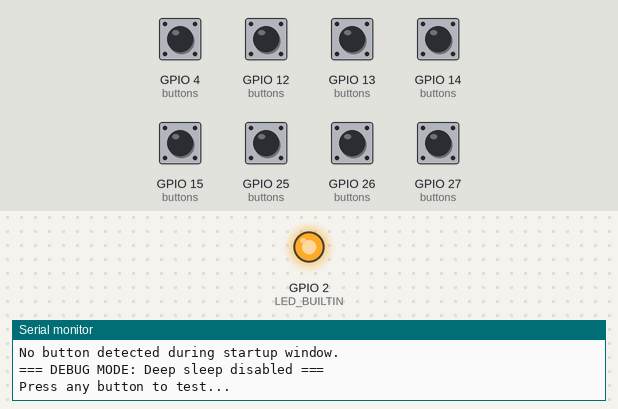
Simulated run of this sketch. Board: ESP32. On the bench: output pins drawn as LEDs (lit = HIGH), the last lines printed to the serial monitor. Dashed ring = blinking. The inputs (shaded band) are chosen by the test bench; at power-on: GPIO 4 (buttons), GPIO 12 (buttons), GPIO 13 (buttons), GPIO 14 (buttons), GPIO 15 (buttons), GPIO 25 (buttons), GPIO 26 (buttons), GPIO 27 (buttons) HIGH.

Above: at 13.5 s.
13.6 s: GPIO 12 (buttons) pulled LOW for 0.15 s
At 14.6 s:
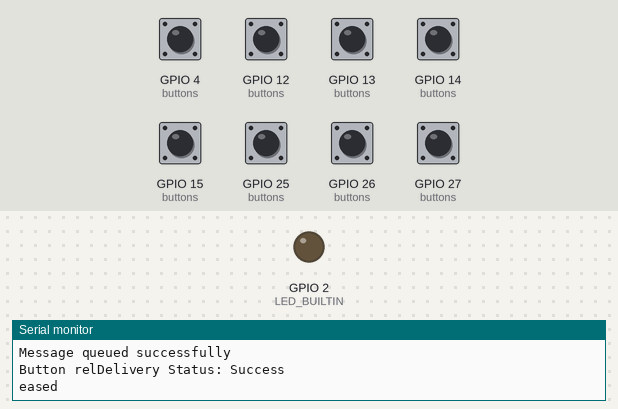
15.9 s: GPIO 4 (buttons) pulled LOW for 0.15 s
At 17.0 s:
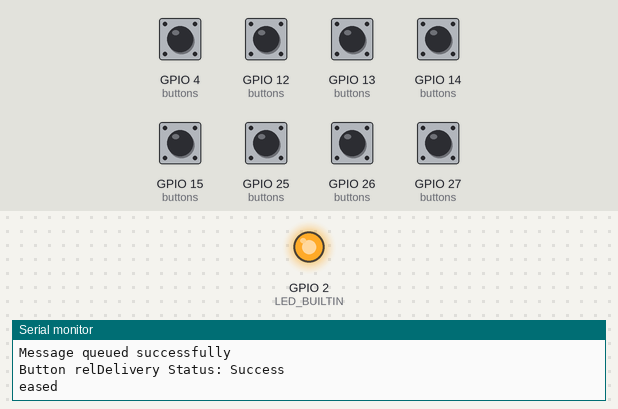
18.0 s: GPIO 13 (buttons) pulled LOW for 1 s
At 19.5 s:
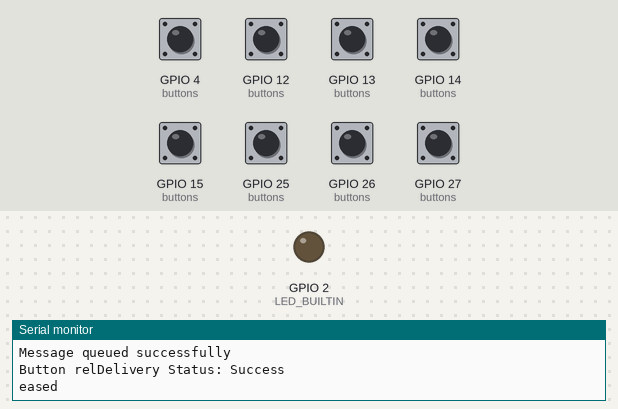
20.5 s: GPIO 25 (buttons) pulled LOW for 0.15 s
At 21.21 s:
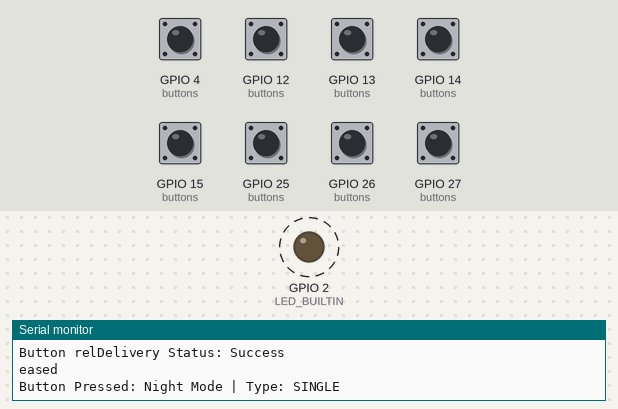
25.3 s: GPIO 25 (buttons) pulled LOW for 1 s
At 27.1 s:
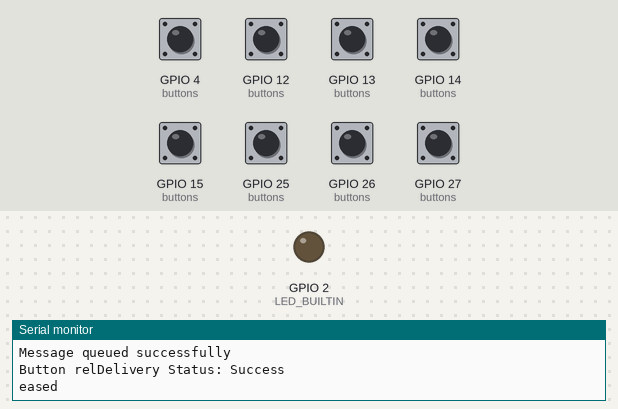
Timing chart, 0 to 28.6 s (numbered marks = the images above; inputs shaded):
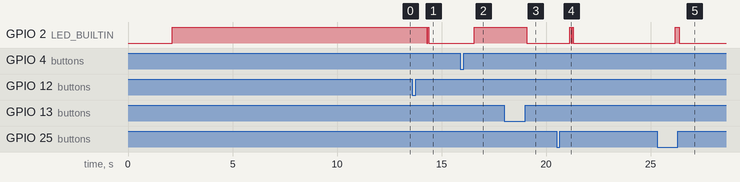

The sketch:

esp32_multibutton.ino
```cpp
#include <WiFi.h>
#include <esp_now.h>
#include <esp_wifi.h>
#include <Arduino.h>

#define MAX_RETRIES 25
#define DEBUG_MODE true    // Set to false to enable deep sleep

// Multi-press timing
const unsigned long MULTI_DEBOUNCE_MS   = 30;
const unsigned long MULTI_DOUBLE_MS     = 400;
const unsigned long MULTI_LONG_PRESS_MS = 800;

// Modify with the WLED wifi channel
#define CHANNEL 1

// Button pin definitions for DOIT ESP32 DEVKIT V1
// IMPORTANT: Only RTC GPIO pins can wake from deep sleep!
// RTC GPIO pins: 0, 2, 4, 12, 13, 14, 15, 25, 26, 27, 32, 33
#define BTN_ON_OFF    4   // GPIO4  - ON/OFF toggle
#define BTN_ACTION1   15  // GPIO15 - Action 1 (was Preset 1 / Blue)
#define BTN_ACTION2   13  // GPIO13 - Action 2 (was Preset 2 / Green)
#define BTN_ACTION3   12  // GPIO12 - Action 3 (was Preset 3 / Yellow)
#define BTN_ACTION4   14  // GPIO14 - Action 4 (was Preset 4 / Red)
#define BTN_ACTION5   27  // GPIO27 - Action 5 (was Bright Up / White)
#define BTN_ACTION6   26  // GPIO26 - Action 6 (was Bright Down / Black)
#define BTN_NIGHT     25  // GPIO25 - Night Mode

#define LED_BUILTIN 2     // Built-in LED on GPIO2 for DEVKIT V1

// Constants used by WLED from wled00/remote.cpp
#define ON 1
#define OFF 2
#define NIGHT 3
#define PRESET_ONE 16
#define PRESET_TWO 17
#define PRESET_THREE 18
#define PRESET_FOUR 19
#define PRESET_FIVE 20
#define PRESET_SIX 21
#define PRESET_SEVEN 22
#define PRESET_EIGHT 23
#define PRESET_NINE 24
#define PRESET_TEN 25
#define PRESET_ELEVEN 26
#define PRESET_TWELVE 27
#define PRESET_98 98
#define PRESET_99 99
#define BRIGHT_UP 9
#define BRIGHT_DOWN 8
#define NO_CMD 0xFF  // Sentinel for "no alternate command"

// Button configuration structure
struct ButtonConfig {
  uint8_t pin;
  uint8_t command;
  const char* name;
  bool needsState;  // true if button requires state tracking (like ON/OFF)
};

// Define all buttons and their primary WLED commands
ButtonConfig buttons[] = {
  {BTN_ON_OFF,    0,            "ON/OFF",       true},   // Command set dynamically based on state
  {BTN_ACTION1,   PRESET_ONE,   "Action 1",     false},  // e.g., Blue
  {BTN_ACTION2,   PRESET_TWO,   "Action 2",     false},  // e.g., Green
  {BTN_ACTION3,   PRESET_THREE, "Action 3",     false},  // e.g., Yellow
  {BTN_ACTION4,   PRESET_FOUR,  "Action 4",     false},  // e.g., Red
  {BTN_ACTION5,   PRESET_98,    "Action 5",     false},  // e.g., White
  {BTN_ACTION6,   PRESET_99,    "Action 6",     false},  // e.g., Black
  {BTN_NIGHT,     NIGHT,        "Night Mode",   false}
};

// Optional alternate commands for double / long presses (NO_CMD to disable)
uint8_t doubleCommands[] = {
  NO_CMD,     // ON/OFF double
  PRESET_FIVE,   // Action 1 double -> Preset 5
  PRESET_SIX,    // Action 2 double -> Preset 6
  PRESET_SEVEN,  // Action 3 double -> Preset 7
  PRESET_EIGHT,  // Action 4 double -> Preset 8
  NO_CMD,     // Action 5 double
  NO_CMD,     // Action 6 double
  NO_CMD      // Night Mode double
};

uint8_t longCommands[] = {
  NO_CMD,     // ON/OFF long
  NO_CMD,     // Action 1 long
  NO_CMD,     // Action 2 long
  NO_CMD,     // Action 3 long
  NO_CMD,     // Action 4 long
  NO_CMD,     // Action 5 long
  NO_CMD,     // Action 6 long
  NO_CMD      // Night Mode long
};

const int NUM_BUTTONS = sizeof(buttons) / sizeof(buttons[0]);

// State of the LED - stored in RTC memory to persist through deep sleep
RTC_DATA_ATTR bool is_lightOn = false;

// Sequence number - stored in RTC memory
RTC_DATA_ATTR uint32_t seq = 1;

// Store which button was pressed - stored in RTC memory
RTC_DATA_ATTR uint8_t lastButtonPressed = 255;

// Explicit peers for reliability (Stage-Left, Stage-Right). Update to match your WLED devices.
struct WLEDTarget {
  uint8_t mac[6];
  const char* name;
};

WLEDTarget targets[] = {
  {{0x30, 0xC6, 0xF7, 0x27, 0x58, 0x60}, "Stage-Left"},
  {{0x30, 0xC6, 0xF7, 0x1F, 0xD2, 0xD0}, "Stage-Right"}
};

const int NUM_TARGETS = sizeof(targets) / sizeof(targets[0]);

int retriesCount = 0;

esp_now_peer_info_t peerInfo;
uint8_t activeTargetMac[6] = {0};

// Multi-press tracking
enum PressType { PRESS_NONE, PRESS_SINGLE, PRESS_DOUBLE, PRESS_LONG };

struct ButtonState {
  bool lastReading = HIGH;
  bool stableState = HIGH;
  unsigned long lastDebounce = 0;
  unsigned long pressStart = 0;
  unsigned long lastRelease = 0;
  uint8_t clickCount = 0;
  bool longReported = false;
};

ButtonState buttonStates[NUM_BUTTONS];

struct PressEvent {
  int buttonIndex = -1;
  PressType type = PRESS_NONE;
};

// Message structure from wled00/remote.cpp
typedef struct message_structure {
  uint8_t program = 0x81;      // 0x91 for ON button, 0x81 for all others
  uint8_t seq[4];       // Incremental sequence number 32 bit unsigned integer LSB first
  uint8_t byte5 = 32;   // Unknown
  uint8_t button;       // Identifies which button is being pressed
  uint8_t byte8 = 1;    // Unknown, but always 0x01
  uint8_t byte9 = 100;  // Unknown, but always 0x64

  uint8_t byte10;  // Unknown, maybe checksum
  uint8_t byte11;  // Unknown, maybe checksum
  uint8_t byte12;  // Unknown, maybe checksum
  uint8_t byte13;  // Unknown, maybe checksum
} message_structure;

message_structure message;

// Forward declarations
struct PressEvent;
void handlePressEvent(const PressEvent &evt);
bool pollButtonEvent(PressEvent &evt);

// Callback on data sent. If the message delivery fails, retry until success or MAX_RETRIES
// Updated signature for newer ESP32 Arduino core (v3.x with IDF 5.x)
void sentStatusAndRetries(const wifi_tx_info_t *info, esp_now_send_status_t status) {
  Serial.print("Delivery Status: ");
  if (status == ESP_NOW_SEND_SUCCESS) {
    Serial.println("Success");
    retriesCount = 0;
    return;
  }

  Serial.println("Fail. Retrying");

  if (retriesCount < MAX_RETRIES) {
    retriesCount += 1;
    esp_now_send(activeTargetMac, (uint8_t *)&message, sizeof(message));
    return;
  }

  retriesCount = 0;
}

void sendMessage(int button) {
  // Increase seq number
  seq += 1;

  // Format seq number (LSB first)
  message.seq[0] = seq;
  message.seq[1] = seq >> 8;
  message.seq[2] = seq >> 16;
  message.seq[3] = seq >> 24;

  Serial.print("SEQ: ");
  Serial.print(seq);
  Serial.print(" | Command: ");
  Serial.println(button);
  message.button = button;

  for (int i = 0; i < NUM_TARGETS; i++) {
    memcpy(activeTargetMac, targets[i].mac, 6);
    Serial.print("Target: ");
    Serial.println(targets[i].name);

    esp_err_t result = esp_now_send(activeTargetMac, (uint8_t *)&message, sizeof(message));

    // Display the error
    switch (result) {
      case ESP_OK:
        Serial.println("Message queued successfully");
        break;

      case ESP_ERR_ESPNOW_NOT_INIT:
        Serial.println("ESP-NOW not initialized");
        break;

      case ESP_ERR_ESPNOW_ARG:
        Serial.println("Invalid argument");
        break;

      case ESP_ERR_ESPNOW_INTERNAL:
        Serial.println("Internal error");
        break;

      case ESP_ERR_ESPNOW_NO_MEM:
        Serial.println("Out of memory");
        break;

      case ESP_ERR_ESPNOW_NOT_FOUND:
        Serial.println("Peer not found");
        break;

      case ESP_ERR_ESPNOW_IF:
        Serial.println("Interface error");
        break;

      default:
        Serial.print("Unknown error code: ");
        Serial.println(result);
        break;
    }
  }
}

const char* pressTypeName(PressType t) {
  switch (t) {
    case PRESS_SINGLE: return "SINGLE";
    case PRESS_DOUBLE: return "DOUBLE";
    case PRESS_LONG:   return "LONG";
    default:           return "NONE";
  }
}

uint8_t resolveCommandForPress(int buttonIndex, PressType type) {
  if (type == PRESS_SINGLE) {
    if (buttons[buttonIndex].needsState) {
      if (is_lightOn) {
        is_lightOn = false;
        digitalWrite(LED_BUILTIN, LOW);
        return OFF;
      } else {
        is_lightOn = true;
        digitalWrite(LED_BUILTIN, HIGH);
        return ON;
      }
    }
    return buttons[buttonIndex].command;
  }

  if (type == PRESS_DOUBLE) {
    if (doubleCommands[buttonIndex] != NO_CMD) {
      return doubleCommands[buttonIndex];
    }
    // Fallback: behave like single
    return resolveCommandForPress(buttonIndex, PRESS_SINGLE);
  }

  if (type == PRESS_LONG) {
    if (longCommands[buttonIndex] != NO_CMD) {
      return longCommands[buttonIndex];
    }
    // Fallback: behave like single
    return resolveCommandForPress(buttonIndex, PRESS_SINGLE);
  }

  return NO_CMD;
}

void handlePressEvent(const PressEvent &evt) {
  if (evt.buttonIndex < 0 || evt.buttonIndex >= NUM_BUTTONS) return;

  uint8_t commandToSend = resolveCommandForPress(evt.buttonIndex, evt.type);

  Serial.print("\nButton Pressed: ");
  Serial.print(buttons[evt.buttonIndex].name);
  Serial.print(" | Type: ");
  Serial.println(pressTypeName(evt.type));

  if (commandToSend == NO_CMD) {
    Serial.println("No command configured for this press type.");
    return;
  }

  // Non-stateful feedback: blink LED (single=2 blinks, double=3, long=hold)
  if (!buttons[evt.buttonIndex].needsState) {
    if (evt.type == PRESS_LONG) {
      digitalWrite(LED_BUILTIN, HIGH);
      delay(200);
      digitalWrite(LED_BUILTIN, LOW);
    } else {
      int blinks = (evt.type == PRESS_DOUBLE) ? 3 : 2;
      for (int i = 0; i < blinks; i++) {
        digitalWrite(LED_BUILTIN, HIGH);
        delay(50);
        digitalWrite(LED_BUILTIN, LOW);
        delay(50);
      }
    }
  }

  Serial.print("Sending command: ");
  Serial.println(commandToSend);

  sendMessage(commandToSend);
  lastButtonPressed = evt.buttonIndex;
}

void addPeers() {
  for (int i = 0; i < NUM_TARGETS; i++) {
    memset(&peerInfo, 0, sizeof(peerInfo));
    memcpy(peerInfo.peer_addr, targets[i].mac, 6);
    peerInfo.channel = CHANNEL;
    peerInfo.encrypt = false;

    if (esp_now_add_peer(&peerInfo) != ESP_OK){
      Serial.print("Failed to add peer: ");
      Serial.println(targets[i].name);
    } else {
      Serial.print("Added peer: ");
      Serial.println(targets[i].name);
    }
  }
}

bool pollButtonEvent(PressEvent &evt) {
  unsigned long now = millis();
  for (int i = 0; i < NUM_BUTTONS; i++) {
    ButtonState &st = buttonStates[i];
    int reading = digitalRead(buttons[i].pin);

    if (reading != st.lastReading) {
      st.lastDebounce = now;
      st.lastReading = reading;
    }

    if ((now - st.lastDebounce) > MULTI_DEBOUNCE_MS && reading != st.stableState) {
      st.stableState = reading;

      if (st.stableState == LOW) {  // Pressed
        st.pressStart = now;
        st.longReported = false;
      } else {  // Released
        unsigned long pressDuration = now - st.pressStart;
        (void)pressDuration;  // duration is inferred by longReported or timing below
        if (!st.longReported) {
          st.clickCount++;
          st.lastRelease = now;
        } else {
          st.clickCount = 0;  // Already handled long
        }
      }
    }

    // Long press detection while held
    if (!st.longReported && st.stableState == LOW && (now - st.pressStart) >= MULTI_LONG_PRESS_MS) {
      evt.buttonIndex = i;
      evt.type = PRESS_LONG;
      st.longReported = true;
      st.clickCount = 0;
      return true;
    }

    // Single / double determination after release
    if (st.clickCount == 1 && (now - st.lastRelease) > MULTI_DOUBLE_MS) {
      evt.buttonIndex = i;
      evt.type = PRESS_SINGLE;
      st.clickCount = 0;
      return true;
    } else if (st.clickCount >= 2) {
      evt.buttonIndex = i;
      evt.type = PRESS_DOUBLE;
      st.clickCount = 0;
      return true;
    }
  }

  return false;
}

void setup(){
  Serial.begin(115200);

  // Longer delay for serial to initialize and connect
  delay(2000);

  Serial.println("\n\n=== ESP32 DEVKIT V1 WLED Multi-Button Remote ===");

  // Initialize WiFi first to get MAC address
  WiFi.mode(WIFI_STA);
  delay(100);  // Give WiFi time to initialize

  Serial.print("MAC Address: ");
  Serial.println(WiFi.macAddress());

  // Initialize all button pins with internal pull-up resistors
  Serial.println("\nInitializing buttons:");
  for (int i = 0; i < NUM_BUTTONS; i++) {
    pinMode(buttons[i].pin, INPUT_PULLUP);
    Serial.print("  - GPIO");
    Serial.print(buttons[i].pin);
    Serial.print(": ");
    Serial.println(buttons[i].name);
  }

  // Initialize built-in LED as status indicator
  pinMode(LED_BUILTIN, OUTPUT);
  digitalWrite(LED_BUILTIN, HIGH);  // LED on during initialization

  // WiFi configuration for DEVKIT V1 (already initialized above for MAC address)
  WiFi.disconnect();  // Ensure clean state

  // For newer ESP-IDF versions, channel setting is handled differently
  // The channel is set when adding the peer

  if (esp_now_init() != ESP_OK) {
    Serial.println("Error initializing ESP-NOW");
    return;
  }

  // Message sending callback function
  esp_now_register_send_cb(sentStatusAndRetries);

  addPeers();

  Serial.println("ESP-NOW Initialized Successfully");
  Serial.println("\nWaiting for button press...");

  // Give user time to view Serial output (10 seconds)
  // Press any button during this time to proceed
  Serial.println("Press any button within 10 seconds to test...");
  unsigned long startTime = millis();
  PressEvent evt;

  while (millis() - startTime < 10000) {
    if (pollButtonEvent(evt)) break;
    delay(5);
  }

  if (evt.type != PRESS_NONE) {
    handlePressEvent(evt);
  } else {
    Serial.println("No button detected during startup window.");
  }

  // Delay to complete the sending
  delay(200);

  if (DEBUG_MODE) {
    Serial.println("\n=== DEBUG MODE: Deep sleep disabled ===");
    Serial.println("Press any button to test...\n");
  } else {
    Serial.println("\nEntering deep sleep...");
    Serial.println("Press any button to wake up");
    Serial.flush();  // Ensure all serial data is sent

    // Configure all buttons as wake-up sources (EXT0 only supports one pin, so we use EXT1)
    // EXT1 can wake on multiple pins with ANY_HIGH or ALL_LOW
    uint64_t buttonMask = 0;
    for (int i = 0; i < NUM_BUTTONS; i++) {
      buttonMask |= (1ULL << buttons[i].pin);
    }

    // Wake up when ANY button is pressed LOW (with pull-up resistors)
    esp_sleep_enable_ext1_wakeup(buttonMask, ESP_EXT1_WAKEUP_ALL_LOW);

    // Deep sleep to reduce power consumption
    esp_deep_sleep_start();
  }
}

void loop(){
  if (DEBUG_MODE) {
    // In debug mode, continuously check for button presses (single, double, long)
    PressEvent evt;
    if (pollButtonEvent(evt)) {
      handlePressEvent(evt);
      Serial.println("Button released\n");
      delay(100);  // Debounce after handling
    }

    delay(50);  // Small delay to prevent excessive CPU usage
  }
  // If not in debug mode, this loop never runs (deep sleep)
}
```

Measured:
- after the input at 13.6 s, GPIO 2 (LED_BUILTIN): HIGH → LOW after 0.68 s, → HIGH 0.05 s later, → LOW 0.05 s later
- after the input at 15.9 s, GPIO 2 (LED_BUILTIN): LOW → HIGH after 0.65 s
- after the input at 18.0 s, GPIO 2 (LED_BUILTIN): HIGH → LOW after 1.1 s
- after the input at 20.5 s, GPIO 2 (LED_BUILTIN): alternates HIGH for 0.05 s and LOW for 0.05 s, 4 changes in all, then stays LOW, starting after 0.64 s
- after the input at 25.3 s, GPIO 2 (LED_BUILTIN): LOW → HIGH after 0.86 s, → LOW 0.20 s later
